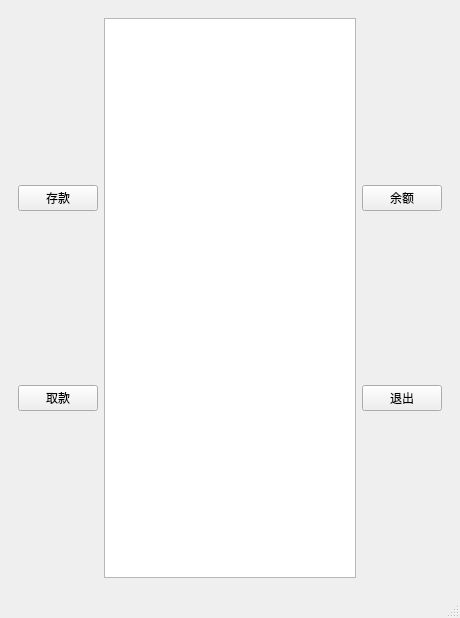
<?xml version="1.0" encoding="UTF-8"?>
<ui version="4.0">
 <class>MainWindow</class>
 <widget class="QMainWindow" name="MainWindow">
  <property name="geometry">
   <rect>
    <x>0</x>
    <y>0</y>
    <width>448</width>
    <height>618</height>
   </rect>
  </property>
  <property name="windowTitle">
   <string>ATM</string>
  </property>
  <property name="styleSheet">
   <string notr="true"/>
  </property>
  <widget class="QWidget" name="centralwidget">
   <layout class="QVBoxLayout" name="verticalLayout_2">
    <item>
     <widget class="QStackedWidget" name="stackedWidget">
      <property name="currentIndex">
       <number>4</number>
      </property>
      <widget class="QWidget" name="page_wait">
       <layout class="QVBoxLayout" name="verticalLayout">
        <item>
         <spacer name="verticalSpacer_u_w">
          <property name="orientation">
           <enum>Qt::Vertical</enum>
          </property>
          <property name="sizeHint" stdset="0">
           <size>
            <width>20</width>
            <height>279</height>
           </size>
          </property>
         </spacer>
        </item>
        <item>
         <layout class="QHBoxLayout" name="horizontalLayout_w">
          <item>
           <widget class="QPushButton" name="pushButton_login">
            <property name="styleSheet">
             <string notr="true"/>
            </property>
            <property name="text">
             <string>登录</string>
            </property>
           </widget>
          </item>
          <item>
           <spacer name="horizontalSpacer_w">
            <property name="orientation">
             <enum>Qt::Horizontal</enum>
            </property>
            <property name="sizeHint" stdset="0">
             <size>
              <width>40</width>
              <height>20</height>
             </size>
            </property>
           </spacer>
          </item>
          <item>
           <widget class="QPushButton" name="pushButton_sign">
            <property name="text">
             <string>注册</string>
            </property>
           </widget>
          </item>
         </layout>
        </item>
        <item>
         <spacer name="verticalSpacer_d_w">
          <property name="orientation">
           <enum>Qt::Vertical</enum>
          </property>
          <property name="sizeHint" stdset="0">
           <size>
            <width>20</width>
            <height>279</height>
           </size>
          </property>
         </spacer>
        </item>
       </layout>
      </widget>
      <widget class="QWidget" name="page_sign">
       <layout class="QHBoxLayout" name="horizontalLayout_3">
        <item>
         <spacer name="horizontalSpacer_l_s">
          <property name="orientation">
           <enum>Qt::Horizontal</enum>
          </property>
          <property name="sizeHint" stdset="0">
           <size>
            <width>40</width>
            <height>20</height>
           </size>
          </property>
         </spacer>
        </item>
        <item>
         <layout class="QVBoxLayout" name="verticalLayout_c_s">
          <item>
           <spacer name="verticalSpacer_c_u_s">
            <property name="orientation">
             <enum>Qt::Vertical</enum>
            </property>
            <property name="sizeHint" stdset="0">
             <size>
              <width>20</width>
              <height>40</height>
             </size>
            </property>
           </spacer>
          </item>
          <item>
           <widget class="QLabel" name="label_userid_s">
            <property name="text">
             <string>请输入卡号：</string>
            </property>
           </widget>
          </item>
          <item>
           <widget class="QLineEdit" name="lineEdit_userid_s">
            <property name="text">
             <string/>
            </property>
           </widget>
          </item>
          <item>
           <widget class="QLabel" name="label_pwd1_s">
            <property name="text">
             <string>请输入密码：</string>
            </property>
           </widget>
          </item>
          <item>
           <widget class="QLineEdit" name="lineEdit_pwd1_s">
            <property name="maxLength">
             <number>6</number>
            </property>
            <property name="echoMode">
             <enum>QLineEdit::Password</enum>
            </property>
            <property name="cursorPosition">
             <number>0</number>
            </property>
           </widget>
          </item>
          <item>
           <widget class="QLabel" name="label_pwd2_s">
            <property name="text">
             <string>请再次输入密码：</string>
            </property>
           </widget>
          </item>
          <item>
           <widget class="QLineEdit" name="lineEdit_pwd2_s">
            <property name="maxLength">
             <number>6</number>
            </property>
            <property name="echoMode">
             <enum>QLineEdit::Password</enum>
            </property>
           </widget>
          </item>
          <item>
           <widget class="QLabel" name="label_tip_s">
            <property name="text">
             <string/>
            </property>
           </widget>
          </item>
          <item>
           <spacer name="verticalSpacer_c_c_s">
            <property name="orientation">
             <enum>Qt::Vertical</enum>
            </property>
            <property name="sizeHint" stdset="0">
             <size>
              <width>20</width>
              <height>40</height>
             </size>
            </property>
           </spacer>
          </item>
          <item>
           <layout class="QHBoxLayout" name="horizontalLayout_c_c_s">
            <item>
             <widget class="QPushButton" name="pushButton_exit_s">
              <property name="text">
               <string>退出</string>
              </property>
             </widget>
            </item>
            <item>
             <widget class="QPushButton" name="pushButton_clear_s">
              <property name="text">
               <string>重置</string>
              </property>
             </widget>
            </item>
            <item>
             <widget class="QPushButton" name="pushButton_sign_s">
              <property name="text">
               <string>注册</string>
              </property>
             </widget>
            </item>
           </layout>
          </item>
          <item>
           <spacer name="verticalSpacer_c_d_s">
            <property name="orientation">
             <enum>Qt::Vertical</enum>
            </property>
            <property name="sizeHint" stdset="0">
             <size>
              <width>20</width>
              <height>40</height>
             </size>
            </property>
           </spacer>
          </item>
         </layout>
        </item>
        <item>
         <spacer name="horizontalSpacer_r_s">
          <property name="orientation">
           <enum>Qt::Horizontal</enum>
          </property>
          <property name="sizeHint" stdset="0">
           <size>
            <width>40</width>
            <height>20</height>
           </size>
          </property>
         </spacer>
        </item>
       </layout>
      </widget>
      <widget class="QWidget" name="page_login">
       <layout class="QHBoxLayout" name="horizontalLayout_2">
        <item>
         <layout class="QHBoxLayout" name="horizontalLayout_l">
          <item>
           <spacer name="horizontalSpacer_l_l">
            <property name="orientation">
             <enum>Qt::Horizontal</enum>
            </property>
            <property name="sizeHint" stdset="0">
             <size>
              <width>40</width>
              <height>20</height>
             </size>
            </property>
           </spacer>
          </item>
          <item>
           <layout class="QVBoxLayout" name="verticalLayout_c_l">
            <item>
             <spacer name="verticalSpacer_c_u_l">
              <property name="orientation">
               <enum>Qt::Vertical</enum>
              </property>
              <property name="sizeHint" stdset="0">
               <size>
                <width>20</width>
                <height>40</height>
               </size>
              </property>
             </spacer>
            </item>
            <item>
             <widget class="QLabel" name="label_uerid_l">
              <property name="text">
               <string>请输入卡号：</string>
              </property>
             </widget>
            </item>
            <item>
             <widget class="QLineEdit" name="lineEdit_userid_l"/>
            </item>
            <item>
             <widget class="QLabel" name="label_tip_l">
              <property name="text">
               <string/>
              </property>
             </widget>
            </item>
            <item>
             <spacer name="verticalSpacer_c_c_l">
              <property name="orientation">
               <enum>Qt::Vertical</enum>
              </property>
              <property name="sizeHint" stdset="0">
               <size>
                <width>20</width>
                <height>40</height>
               </size>
              </property>
             </spacer>
            </item>
            <item>
             <layout class="QHBoxLayout" name="horizontalLayout_c_c_l">
              <item>
               <widget class="QPushButton" name="pushButton_exit_l">
                <property name="text">
                 <string>退出</string>
                </property>
               </widget>
              </item>
              <item>
               <widget class="QPushButton" name="pushButton_clear_l">
                <property name="text">
                 <string>重置</string>
                </property>
               </widget>
              </item>
              <item>
               <widget class="QPushButton" name="pushButton_next_l">
                <property name="text">
                 <string>下一步</string>
                </property>
               </widget>
              </item>
             </layout>
            </item>
            <item>
             <spacer name="verticalSpacer_c_d_l">
              <property name="orientation">
               <enum>Qt::Vertical</enum>
              </property>
              <property name="sizeHint" stdset="0">
               <size>
                <width>20</width>
                <height>40</height>
               </size>
              </property>
             </spacer>
            </item>
           </layout>
          </item>
          <item>
           <spacer name="horizontalSpacer_r_l">
            <property name="orientation">
             <enum>Qt::Horizontal</enum>
            </property>
            <property name="sizeHint" stdset="0">
             <size>
              <width>40</width>
              <height>20</height>
             </size>
            </property>
           </spacer>
          </item>
         </layout>
        </item>
       </layout>
      </widget>
      <widget class="QWidget" name="page_password">
       <layout class="QHBoxLayout" name="horizontalLayout_6">
        <item>
         <layout class="QHBoxLayout" name="horizontalLayout_p">
          <item>
           <spacer name="horizontalSpacer_l_p">
            <property name="orientation">
             <enum>Qt::Horizontal</enum>
            </property>
            <property name="sizeHint" stdset="0">
             <size>
              <width>40</width>
              <height>20</height>
             </size>
            </property>
           </spacer>
          </item>
          <item>
           <layout class="QVBoxLayout" name="verticalLayout_c_p">
            <item>
             <spacer name="verticalSpacer_c_u_p">
              <property name="orientation">
               <enum>Qt::Vertical</enum>
              </property>
              <property name="sizeHint" stdset="0">
               <size>
                <width>20</width>
                <height>40</height>
               </size>
              </property>
             </spacer>
            </item>
            <item>
             <widget class="QLabel" name="label_pwd_p">
              <property name="text">
               <string>请输入密码：</string>
              </property>
             </widget>
            </item>
            <item>
             <widget class="QLineEdit" name="lineEdit_pwd_p">
              <property name="echoMode">
               <enum>QLineEdit::Password</enum>
              </property>
             </widget>
            </item>
            <item>
             <widget class="QLabel" name="label_tip_p">
              <property name="text">
               <string/>
              </property>
             </widget>
            </item>
            <item>
             <spacer name="verticalSpacer_c_c_p">
              <property name="orientation">
               <enum>Qt::Vertical</enum>
              </property>
              <property name="sizeHint" stdset="0">
               <size>
                <width>20</width>
                <height>40</height>
               </size>
              </property>
             </spacer>
            </item>
            <item>
             <layout class="QHBoxLayout" name="horizontalLayout_c_c_p">
              <item>
               <widget class="QPushButton" name="pushButton_exit_p">
                <property name="text">
                 <string>退出</string>
                </property>
               </widget>
              </item>
              <item>
               <widget class="QPushButton" name="pushButton_clear_p">
                <property name="text">
                 <string>重置</string>
                </property>
               </widget>
              </item>
              <item>
               <widget class="QPushButton" name="pushButton_login_p">
                <property name="text">
                 <string>登录</string>
                </property>
               </widget>
              </item>
             </layout>
            </item>
            <item>
             <spacer name="verticalSpacer_c_d_p">
              <property name="orientation">
               <enum>Qt::Vertical</enum>
              </property>
              <property name="sizeHint" stdset="0">
               <size>
                <width>20</width>
                <height>40</height>
               </size>
              </property>
             </spacer>
            </item>
           </layout>
          </item>
          <item>
           <spacer name="horizontalSpacer_r_p">
            <property name="orientation">
             <enum>Qt::Horizontal</enum>
            </property>
            <property name="sizeHint" stdset="0">
             <size>
              <width>40</width>
              <height>20</height>
             </size>
            </property>
           </spacer>
          </item>
         </layout>
        </item>
       </layout>
      </widget>
      <widget class="QWidget" name="page_function">
       <layout class="QHBoxLayout" name="horizontalLayout_8">
        <item>
         <layout class="QVBoxLayout" name="verticalLayout_l_f">
          <item>
           <spacer name="verticalSpacer_l_u_f">
            <property name="orientation">
             <enum>Qt::Vertical</enum>
            </property>
            <property name="sizeHint" stdset="0">
             <size>
              <width>77</width>
              <height>37</height>
             </size>
            </property>
           </spacer>
          </item>
          <item>
           <widget class="QPushButton" name="pushButton_deposit_f">
            <property name="text">
             <string>存款</string>
            </property>
           </widget>
          </item>
          <item>
           <spacer name="verticalSpacer_l_c_f">
            <property name="orientation">
             <enum>Qt::Vertical</enum>
            </property>
            <property name="sizeHint" stdset="0">
             <size>
              <width>20</width>
              <height>40</height>
             </size>
            </property>
           </spacer>
          </item>
          <item>
           <widget class="QPushButton" name="pushButton_withdrawal_f">
            <property name="text">
             <string>取款</string>
            </property>
           </widget>
          </item>
          <item>
           <spacer name="verticalSpacer_l_d_f">
            <property name="orientation">
             <enum>Qt::Vertical</enum>
            </property>
            <property name="sizeHint" stdset="0">
             <size>
              <width>20</width>
              <height>40</height>
             </size>
            </property>
           </spacer>
          </item>
         </layout>
        </item>
        <item>
         <widget class="QTextBrowser" name="textBrowser_f"/>
        </item>
        <item>
         <layout class="QVBoxLayout" name="verticalLayout_r_f">
          <item>
           <spacer name="verticalSpacer_r_u_f">
            <property name="orientation">
             <enum>Qt::Vertical</enum>
            </property>
            <property name="sizeHint" stdset="0">
             <size>
              <width>77</width>
              <height>37</height>
             </size>
            </property>
           </spacer>
          </item>
          <item>
           <widget class="QPushButton" name="pushButton_balance_f">
            <property name="text">
             <string>余额</string>
            </property>
           </widget>
          </item>
          <item>
           <spacer name="verticalSpacer_r_c_f">
            <property name="orientation">
             <enum>Qt::Vertical</enum>
            </property>
            <property name="sizeHint" stdset="0">
             <size>
              <width>20</width>
              <height>40</height>
             </size>
            </property>
           </spacer>
          </item>
          <item>
           <widget class="QPushButton" name="pushButton_exit_f">
            <property name="text">
             <string>退出</string>
            </property>
           </widget>
          </item>
          <item>
           <spacer name="verticalSpacer_r_d_f">
            <property name="orientation">
             <enum>Qt::Vertical</enum>
            </property>
            <property name="sizeHint" stdset="0">
             <size>
              <width>20</width>
              <height>40</height>
             </size>
            </property>
           </spacer>
          </item>
         </layout>
        </item>
       </layout>
      </widget>
      <widget class="QWidget" name="page_withdrawal">
       <layout class="QHBoxLayout" name="horizontalLayout">
        <item>
         <layout class="QVBoxLayout" name="verticalLayout_l_wd">
          <item>
           <widget class="QPushButton" name="pushButton_100_wd">
            <property name="text">
             <string>100</string>
            </property>
           </widget>
          </item>
          <item>
           <widget class="QPushButton" name="pushButton_200_wd">
            <property name="text">
             <string>200</string>
            </property>
           </widget>
          </item>
          <item>
           <widget class="QPushButton" name="pushButton_500_wd">
            <property name="text">
             <string>500</string>
            </property>
           </widget>
          </item>
          <item>
           <widget class="QPushButton" name="pushButton_800_wd">
            <property name="text">
             <string>800</string>
            </property>
           </widget>
          </item>
         </layout>
        </item>
        <item>
         <layout class="QVBoxLayout" name="verticalLayout_c_wd">
          <item>
           <spacer name="verticalSpacer_c_u_wd">
            <property name="orientation">
             <enum>Qt::Vertical</enum>
            </property>
            <property name="sizeHint" stdset="0">
             <size>
              <width>20</width>
              <height>40</height>
             </size>
            </property>
           </spacer>
          </item>
          <item>
           <widget class="QLabel" name="label_wd">
            <property name="text">
             <string>请输入取款金额：</string>
            </property>
           </widget>
          </item>
          <item>
           <widget class="QLineEdit" name="lineEdit_wd"/>
          </item>
          <item>
           <widget class="QLabel" name="label_tip_wd">
            <property name="text">
             <string/>
            </property>
           </widget>
          </item>
          <item>
           <spacer name="verticalSpacer_c_c_wd">
            <property name="orientation">
             <enum>Qt::Vertical</enum>
            </property>
            <property name="sizeHint" stdset="0">
             <size>
              <width>20</width>
              <height>40</height>
             </size>
            </property>
           </spacer>
          </item>
          <item>
           <layout class="QHBoxLayout" name="horizontalLayout_c_c_wd">
            <item>
             <widget class="QPushButton" name="pushButton_exit_wd">
              <property name="text">
               <string>退出</string>
              </property>
             </widget>
            </item>
            <item>
             <widget class="QPushButton" name="pushButton_clear_wd">
              <property name="text">
               <string>重置</string>
              </property>
             </widget>
            </item>
            <item>
             <widget class="QPushButton" name="pushButton_submit_wd">
              <property name="text">
               <string>确定</string>
              </property>
             </widget>
            </item>
           </layout>
          </item>
          <item>
           <spacer name="verticalSpacer_c_d_wd">
            <property name="orientation">
             <enum>Qt::Vertical</enum>
            </property>
            <property name="sizeHint" stdset="0">
             <size>
              <width>20</width>
              <height>40</height>
             </size>
            </property>
           </spacer>
          </item>
         </layout>
        </item>
        <item>
         <layout class="QVBoxLayout" name="verticalLayout_r_wd">
          <item>
           <widget class="QPushButton" name="pushButton_1000_wd">
            <property name="text">
             <string>1000</string>
            </property>
           </widget>
          </item>
          <item>
           <widget class="QPushButton" name="pushButton_2000_wd">
            <property name="text">
             <string>2000</string>
            </property>
           </widget>
          </item>
          <item>
           <widget class="QPushButton" name="pushButton_3000_wd">
            <property name="text">
             <string>3000</string>
            </property>
           </widget>
          </item>
          <item>
           <widget class="QPushButton" name="pushButton_5000_wd">
            <property name="text">
             <string>5000</string>
            </property>
           </widget>
          </item>
         </layout>
        </item>
       </layout>
      </widget>
      <widget class="QWidget" name="page_deposit">
       <layout class="QHBoxLayout" name="horizontalLayout_12">
        <item>
         <layout class="QVBoxLayout" name="verticalLayout_d">
          <item>
           <widget class="QPushButton" name="pushButton_100_d">
            <property name="text">
             <string>100</string>
            </property>
           </widget>
          </item>
          <item>
           <widget class="QPushButton" name="pushButton_200_d">
            <property name="text">
             <string>200</string>
            </property>
           </widget>
          </item>
          <item>
           <widget class="QPushButton" name="pushButton_500_d">
            <property name="text">
             <string>500</string>
            </property>
           </widget>
          </item>
          <item>
           <widget class="QPushButton" name="pushButton_1000_d">
            <property name="text">
             <string>1000</string>
            </property>
           </widget>
          </item>
         </layout>
        </item>
        <item>
         <layout class="QVBoxLayout" name="verticalLayout_c_d">
          <item>
           <spacer name="verticalSpacer_c_u_d">
            <property name="orientation">
             <enum>Qt::Vertical</enum>
            </property>
            <property name="sizeHint" stdset="0">
             <size>
              <width>20</width>
              <height>40</height>
             </size>
            </property>
           </spacer>
          </item>
          <item>
           <widget class="QLabel" name="label_d">
            <property name="text">
             <string>请输入存款金额：</string>
            </property>
           </widget>
          </item>
          <item>
           <widget class="QLineEdit" name="lineEdit_d"/>
          </item>
          <item>
           <widget class="QLabel" name="label_tip_d">
            <property name="text">
             <string/>
            </property>
           </widget>
          </item>
          <item>
           <spacer name="verticalSpacer_c_c_d">
            <property name="orientation">
             <enum>Qt::Vertical</enum>
            </property>
            <property name="sizeHint" stdset="0">
             <size>
              <width>20</width>
              <height>40</height>
             </size>
            </property>
           </spacer>
          </item>
          <item>
           <layout class="QHBoxLayout" name="horizontalLayout_c_c_d">
            <item>
             <widget class="QPushButton" name="pushButton_exit_d">
              <property name="text">
               <string>退出</string>
              </property>
             </widget>
            </item>
            <item>
             <widget class="QPushButton" name="pushButton_clear_d">
              <property name="text">
               <string>重置</string>
              </property>
             </widget>
            </item>
            <item>
             <widget class="QPushButton" name="pushButton_submit_d">
              <property name="text">
               <string>确定</string>
              </property>
             </widget>
            </item>
           </layout>
          </item>
          <item>
           <spacer name="verticalSpacer_c_d_d">
            <property name="orientation">
             <enum>Qt::Vertical</enum>
            </property>
            <property name="sizeHint" stdset="0">
             <size>
              <width>20</width>
              <height>40</height>
             </size>
            </property>
           </spacer>
          </item>
         </layout>
        </item>
        <item>
         <layout class="QVBoxLayout" name="verticalLayout_r_d">
          <item>
           <widget class="QPushButton" name="pushButton_2000_d">
            <property name="text">
             <string>2000</string>
            </property>
           </widget>
          </item>
          <item>
           <widget class="QPushButton" name="pushButton_5000_d">
            <property name="text">
             <string>5000</string>
            </property>
           </widget>
          </item>
          <item>
           <widget class="QPushButton" name="pushButton_8000_d">
            <property name="text">
             <string>8000</string>
            </property>
           </widget>
          </item>
          <item>
           <widget class="QPushButton" name="pushButton_10000_d">
            <property name="text">
             <string>10000</string>
            </property>
           </widget>
          </item>
         </layout>
        </item>
       </layout>
      </widget>
     </widget>
    </item>
   </layout>
  </widget>
  <widget class="QMenuBar" name="menuBar">
   <property name="geometry">
    <rect>
     <x>0</x>
     <y>0</y>
     <width>448</width>
     <height>17</height>
    </rect>
   </property>
  </widget>
  <widget class="QStatusBar" name="statusbar"/>
 </widget>
 <resources/>
 <connections/>
</ui>
